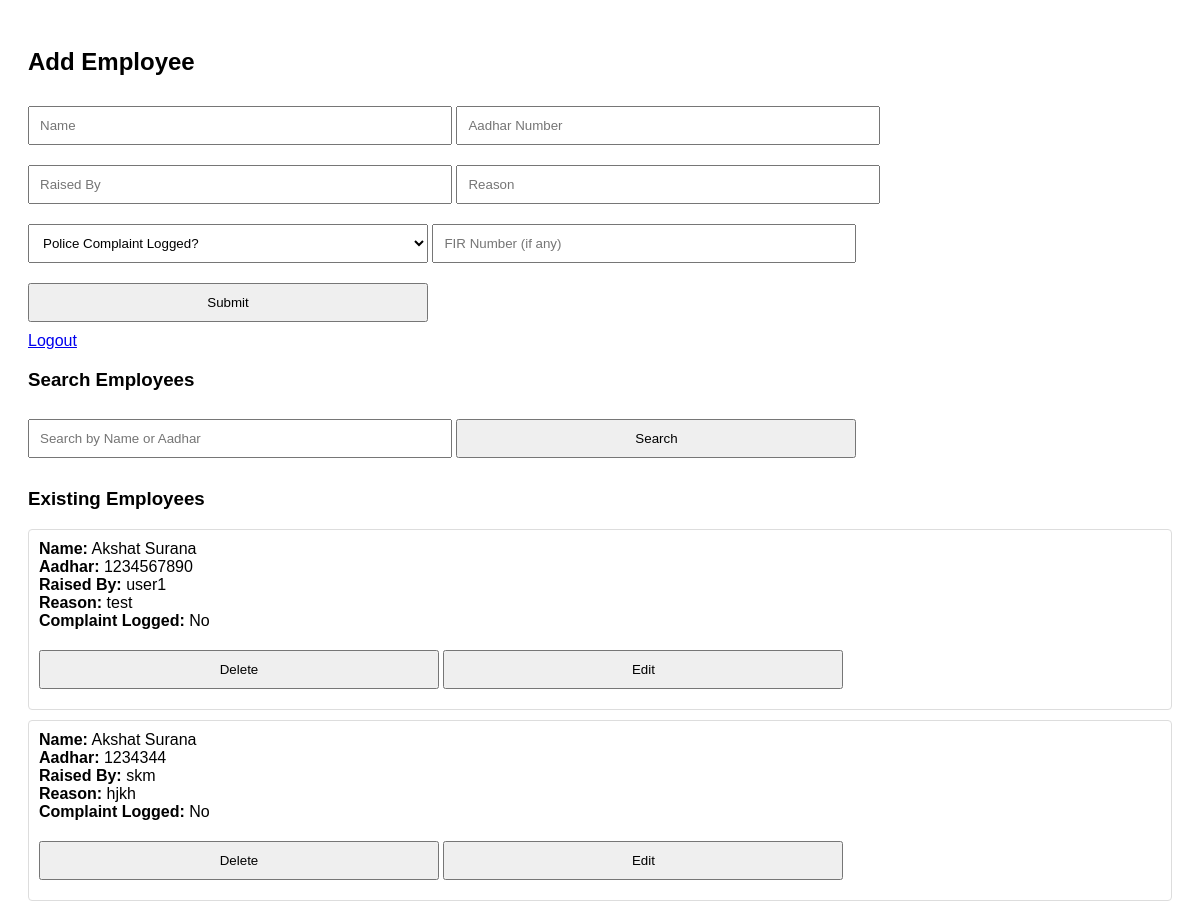
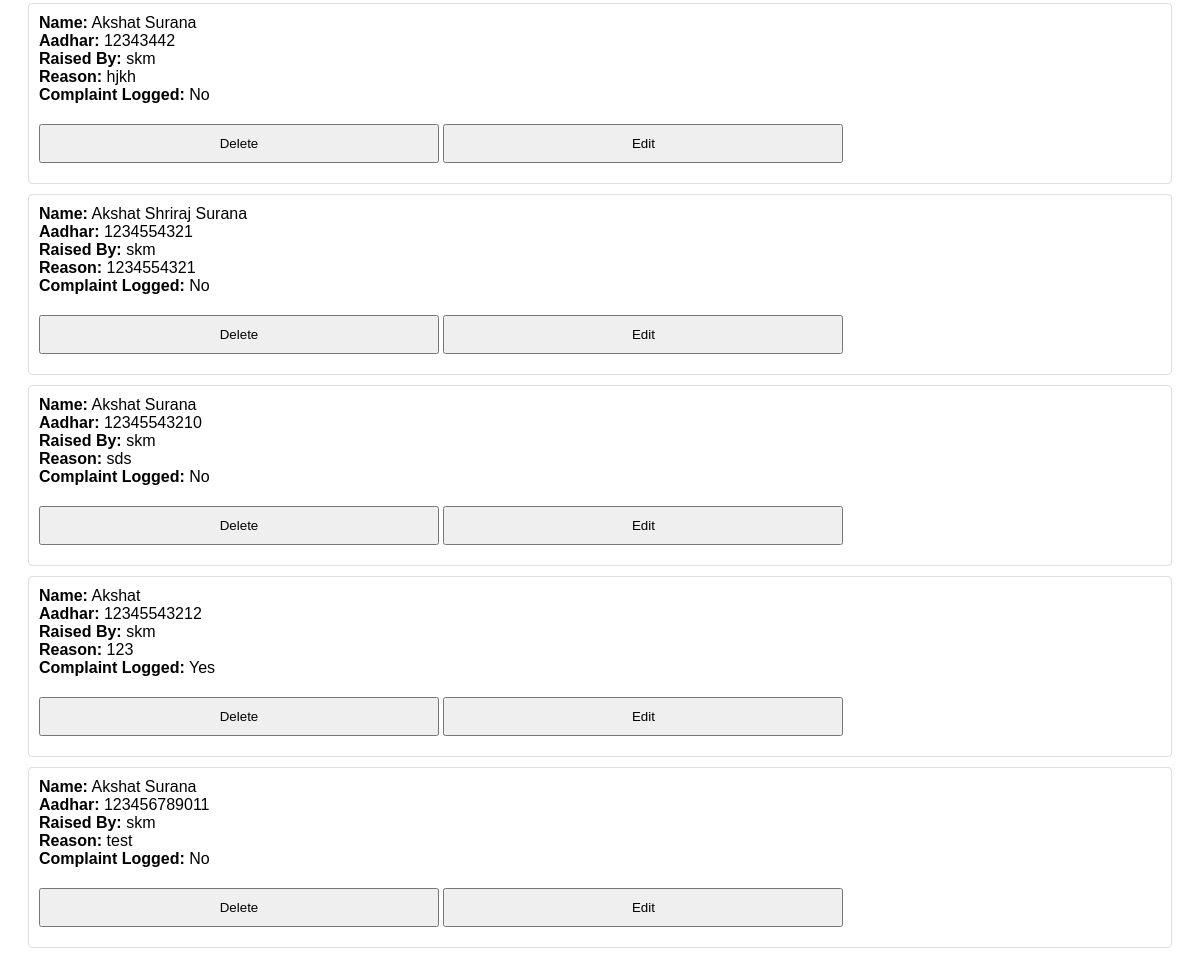
/add (signed in), run on the app's committed database (2 pictures, top to bottom).
### app.py (models this page shows)
class Employee(db.Model):
    id = db.Column(db.Integer, primary_key=True)
    name = db.Column(db.String(100), nullable=False)
    aadhar_number = db.Column(db.String(20), unique=True, nullable=False)
    raised_by = db.Column(db.String(50), nullable=False)
    reason = db.Column(db.String(200), nullable=False)
    police_complaint_logged = db.Column(db.Boolean, nullable=False)
    fir_number = db.Column(db.String(50), nullable=True)

### app.py (the view, shortened to what this page needs)
@app.route('/add', methods=['GET', 'POST'])
def add_employee():
    if 'user' not in session:
        return redirect(url_for('login'))
    message = None
    error = None
    employees = Employee.query.all()
    return render_template('add.html', message=message, error=error, employees=employees)

### app.py (called while the page is built)
@app.after_request
def add_header(response):
    response.headers['Cache-Control'] = 'no-store, no-cache, must-revalidate, post-check=0, pre-check=0, max-age=0'
    response.headers['Pragma'] = 'no-cache'
    response.headers['Expires'] = '-1'
    return response

### templates/add.html (shortened to what this page needs)
<!DOCTYPE html>
<html lang="en">
<head>
</head>
<body>
    <h2>Add Employee</h2>
    <form method="POST">
        <input type="text" name="name" placeholder="Name" required>
        <input type="text" name="aadhar" placeholder="Aadhar Number" required>
        <input type="text" name="raised_by" placeholder="Raised By" required>
        <input type="text" name="reason" placeholder="Reason" required>
        <select name="police_complaint">
            <option value="no">Police Complaint Logged?</option>
        </select>
        <input type="text" name="fir_number" placeholder="FIR Number (if any)">
        <button type="submit">Submit</button>
    </form>
    <a href="{{ url_for('logout') }}">Logout</a>
    <div class="search-container">
        <h3>Search Employees</h3>
        <input type="text" id="searchQuery" placeholder="Search by Name or Aadhar">
        <button onclick="searchEmployees()">Search</button>
    </div>
    <div id="employeeList" class="employee-list">
        <h3>Existing Employees</h3>
        {% for emp in employees %}
            <div class="employee" id="emp-{{ emp.id }}" data-name="{{ emp.name | lower }}" data-aadhar="{{ emp.aadhar_number }}">
                <strong>Name:</strong> {{ emp.name }}<br>
                <strong>Aadhar:</strong> {{ emp.aadhar_number }}<br>
                <strong>Raised By:</strong> {{ emp.raised_by }}<br>
                <strong>Reason:</strong> {{ emp.reason }}<br>
                <strong>Complaint Logged:</strong> {{ 'Yes' if emp.police_complaint_logged else 'No' }}<br>
                <div class="actions">
                    <form action="{{ url_for('delete_employee', emp_id=emp.id) }}" method="POST" style="display:inline;">
                        <button type="submit">Delete</button>
                    </form>
                    <form action="{{ url_for('edit_employee', emp_id=emp.id) }}" method="GET" style="display:inline;">
                        <button type="submit">Edit</button>
                    </form>
                </div>
            </div>
        {% endfor %}
    </div>
</body>
</html>

### templates/add.html (style rules this page uses)
body { font-family: Arial, sans-serif; padding: 20px; }
input, select, button { margin: 10px 0; padding: 10px; width: 100%; max-width: 400px; }
.employee-list { margin-top: 20px; }
.employee { border: 1px solid #ddd; padding: 10px; margin-bottom: 10px; border-radius: 4px; }
.actions { margin-top: 10px; }
.actions form { display: inline; }
.search-container { margin-bottom: 20px; }

### data on the page
Employee: name "Akshat Surana", aadhar_number "1234567890", raised_by "user1", reason "test", police_complaint_logged "No"
Employee: name "Akshat Surana", aadhar_number "1234344", raised_by "skm", reason "hjkh", police_complaint_logged "No"
Employee: name "Akshat Surana", aadhar_number "12343442", raised_by "skm", reason "hjkh", police_complaint_logged "No"
Employee: name "Akshat Shriraj Surana", aadhar_number "1234554321", raised_by "skm", reason "1234554321", police_complaint_logged "No"
Employee: name "Akshat Surana", aadhar_number "12345543210", raised_by "skm", reason "sds", police_complaint_logged "No"
Employee: name "Akshat", aadhar_number "12345543212", raised_by "skm", reason "123", police_complaint_logged "Yes"
Employee: name "Akshat Surana", aadhar_number "123456789011", raised_by "skm", reason "test", police_complaint_logged "No"
